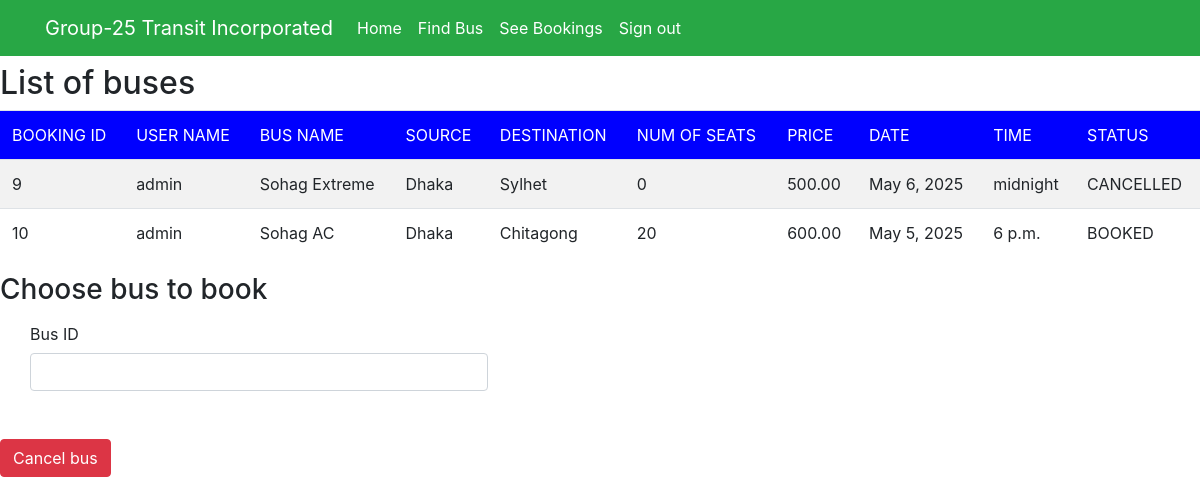
Page /seebookings (signed in) on the committed database.
### myapp/models.py (models this page shows, shortened)
class Book(models.Model):
    BOOKED = 'B'
    CANCELLED = 'C'
    TICKET_STATUSES = ((BOOKED, 'Booked'),
                       (CANCELLED, 'Cancelled'),)
    email = models.EmailField()
    name = models.CharField(max_length=30)
    userid =models.DecimalField(decimal_places=0, max_digits=2)
    busid=models.DecimalField(decimal_places=0, max_digits=2)
    bus_name = models.CharField(max_length=30)
    source = models.CharField(max_length=30)
    dest = models.CharField(max_length=30)
    nos = models.DecimalField(decimal_places=0, max_digits=2)
    price = models.DecimalField(decimal_places=2, max_digits=6)
    date = models.DateField()
    time = models.TimeField()
    status = models.CharField(choices=TICKET_STATUSES, default=BOOKED, max_length=2)

### myapp/views.py (the view)
# urls.py: path('seebookings', views.seebookings, name="seebookings"),
@login_required(login_url='signin')
def seebookings(request,new={}):
    context = {}
    id_r = request.user.id
    book_list = Book.objects.filter(userid=id_r)
    if book_list:
        return render(request, 'myapp/booklist.html', locals())
    else:
        context["error"] = "Sorry no buses booked"
        return render(request, 'myapp/findbus.html', context)

### myapp/templates/myapp/booklist.html (shortened to what this page needs)
{% extends 'myapp/base.html' %}
{% block content %}
<h2>List of buses</h2>
<table class="table table-striped">
    <thead style="background-color: blue;color: white;">
    <td>BOOKING ID</td>
    <td>USER NAME</td>
    <td>BUS NAME</td>
    <td>SOURCE</td>
    <td>DESTINATION</td>
    <td>NUM OF SEATS</td>
    <td>PRICE</td>
    <td>DATE</td>
    <td>TIME</td>
    <td>STATUS</td>
    </thead>
    {% for row in book_list %}
    <tr>
        <td>{{row.id}}</td>
        <td>{{row.name}}</td>
        <td>{{row.bus_name}}</td>
        <td>{{row.source}}</td>
        <td>{{row.dest}}</td>
        <td>{{row.nos}}</td>
        <td>{{row.price}}</td>
        <td>{{row.date}}</td>
        <td>{{row.time}}</td>
        <td>{{row.status}}</td>
    </tr>
    {% endfor %}
</table>
<form action="{% url 'cancellings' %}" method="post">
    <h3>Choose bus to book</h3>
    <div class="col-auto">
        <label for="example-email-input" class="col-2 col-form-label">Bus ID</label>
        <div class="col-5">
            <input name='bus_id' class="form-control" type="number" id="example-email-input">
        </div>
    </div>
    <br>
    <br>
    <div class="pull-right">
        <button type="submit" class="btn btn-danger float-left">Cancel bus</button>
    </div>
</form>
{% endblock %}

### myapp/templates/myapp/base.html (shortened to what this page needs)
<!doctype html>
<html lang="en">
<head>
    <link rel="stylesheet" href="https://stackpath.bootstrapcdn.com/bootstrap/4.1.3/css/bootstrap.min.css"
>
</head>
<body>
<nav class="navbar navbar-expand-lg navbar-light bg-success">
    <div class="container">
        <a class="navbar-brand" href="#" style="color: white;">Group-25 Transit Incorporated</a>
        <div class="collapse navbar-collapse" id="navbarNavAltMarkup">
            <div class="navbar-nav" >
                <a class="nav-item nav-link active" href="{% url 'home' %}" style="color: white;">Home <span class="sr-only">(current)</span></a>
                <a class="nav-item nav-link" href="{% url 'findbus' %}" style="color: white;">Find Bus</a>
                <a class="nav-item nav-link" href="{% url 'seebookings' %}" style="color: white;">See Bookings</a>
                {% if request.user.is_active %}
                <a class="nav-item nav-link " href="{% url 'signout' %}" style="color: white;">Sign out</a>
                {% else %}
                <a class="nav-item nav-link " href="{% url 'signup' %}" style="color: white;">Sign Up</a>
                {% endif %}
            </div>
        </div>
    </div>
</nav>
{% block content %}
{% endblock %}
</body>
</html>

### rows in the picture
Book: id "9", name "admin", bus_name "Sohag Extreme", source "Dhaka", dest "Sylhet", nos "0", price "500.00", date "May 6, 2025", time "midnight", status "CANCELLED"
Book: id "10", name "admin", bus_name "Sohag AC", source "Dhaka", dest "Chitagong", nos "20", price "600.00", date "May 5, 2025", time "6 p.m.", status "BOOKED"
